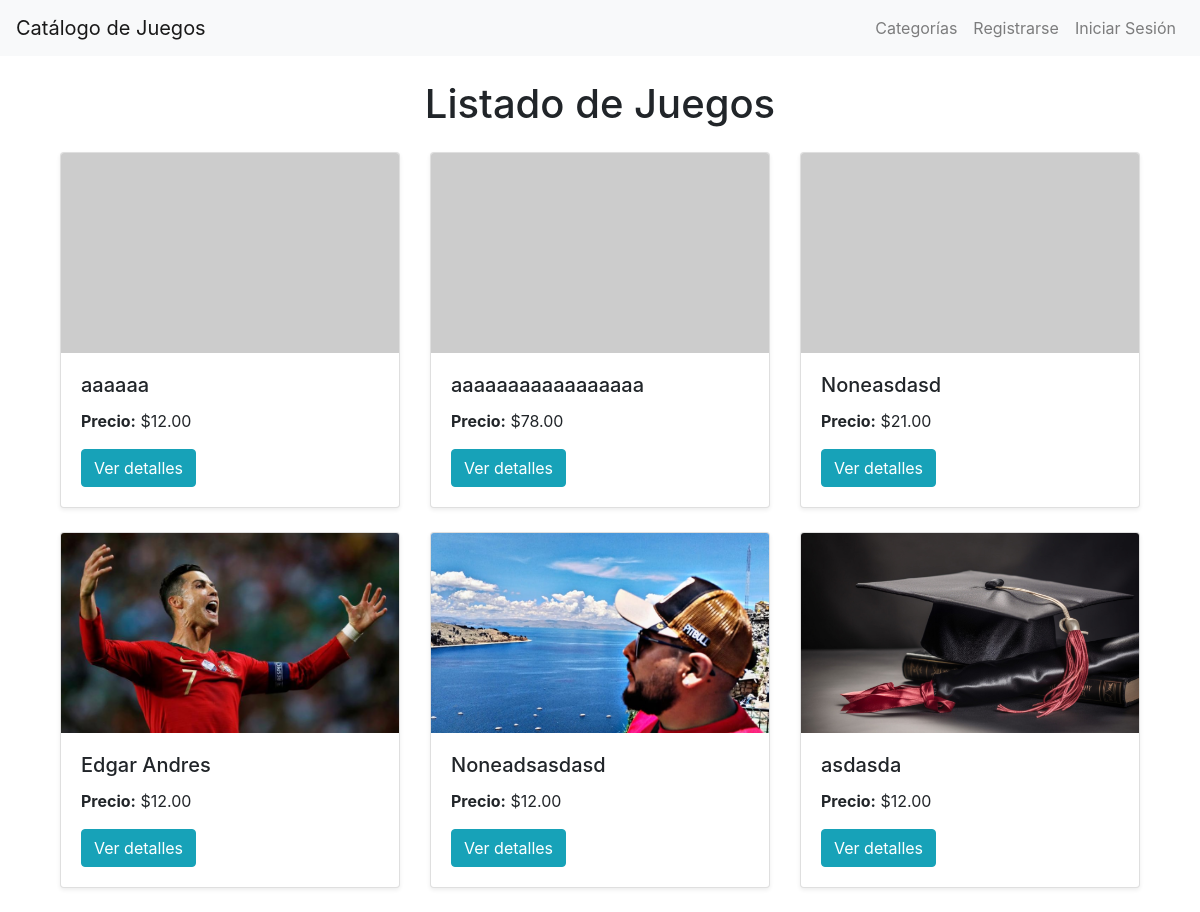
Page /juegos/ on the committed database.
### catalogo/models/juego.py (models this page shows, shortened)
class Juego(models.Model):
    nombre = models.CharField(max_length=100)
    descripcion = models.TextField()
    precio = models.DecimalField(max_digits=10, decimal_places=2)
    categoria = models.ForeignKey(
        Categoria,
        on_delete=models.CASCADE,
        related_name='juegos'
    )
    imagen = models.ImageField(upload_to='static/juegos/', null=True, blank=True)

### catalogo/views/juego.py (the view)
# urls.py: path('juegos/', juego.listar_juegos, name='listar_juegos'),
def listar_juegos(request):
    juegos = Juego.objects.all()
    return render(request, 'catalogo/juegos.html', {'juegos': juegos})

### templates/catalogo/juegos.html (shortened to what this page needs)
{% extends 'base.html' %}
{% block content %}
<div class="container mt-4">
    <h1 class="mb-4 text-center">Listado de Juegos</h1>
    <div class="row">
        {% for juego in juegos %}
        <div class="col-md-4 mb-4">
            <div class="card shadow-sm">
                {% if juego.imagen %}
                <img src="{{ juego.imagen.url }}" class="card-img-top" alt="{{ juego.nombre }}" style="height: 200px; object-fit: cover;">
                {% else %}
                <img src="https://via.placeholder.com/300x200?text=Sin+Imagen" class="card-img-top" alt="Sin imagen" style="height: 200px; object-fit: cover;">
                {% endif %}
                <div class="card-body">
                    <h5 class="card-title">{{ juego.nombre }}</h5>
                    <p class="card-text"><strong>Precio:</strong> ${{ juego.precio }}</p>
                    <div class="d-flex justify-content-between">
                        <a href="{% url 'catalogo:detalle_juego' juego.id %}" class="btn btn-info">
                             Ver detalles
                        </a>
                    </div>
                </div>
            </div>
        </div>
        {% empty %}
        <div class="col-12">
            <div class="alert alert-warning text-center">
                No hay juegos disponibles.
            </div>
        </div>
        {% endfor %}
    </div>
</div>
{% endblock %}

### templates/base.html (shortened to what this page needs)
<!DOCTYPE html>
<html lang="en">
<head>
    <link href="https://stackpath.bootstrapcdn.com/bootstrap/4.5.2/css/bootstrap.min.css" rel="stylesheet">
</head>
<body>
    <nav class="navbar navbar-expand-lg navbar-light bg-light">
        <a class="navbar-brand" href="{% url 'catalogo:listar_juegos' %}">Catálogo de Juegos</a>
        <div class="collapse navbar-collapse" id="navbarNav">
            <ul class="navbar-nav ml-auto">
                <li class="nav-item">
                    <a class="nav-link" href="{% url 'catalogo:listar_categorias' %}">Categorías</a>
                </li>
                {% if user.is_authenticated %}
                    <li class="nav-item">
                        <a class="nav-link" href="#">Bienvenido, {{ user.username }}</a>
                    </li>
                    <li class="nav-item">
                        <a class="nav-link" href="{% url 'catalogo:logout' %}">Cerrar Sesión</a>
                    </li>
                {% else %}
                    <li class="nav-item">
                        <a class="nav-link" href="{% url 'catalogo:crear_usuario' %}">Registrarse</a>
                    </li>
                    <li class="nav-item">
                        <a class="nav-link" href="{% url 'catalogo:login' %}">Iniciar Sesión</a>
                    </li>
                {% endif %}
            </ul>
        </div>
    </nav>
    <div class="container mt-4">
        {% block content %}{% endblock %}
    </div>
</body>
</html>

### rows in the picture
Juego: nombre "aaaaaa", precio "12.00"
Juego: nombre "aaaaaaaaaaaaaaaaa", precio "78.00"
Juego: nombre "Noneasdasd", precio "21.00"
Juego: imagen (picture), nombre "Edgar Andres", precio "12.00"
Juego: imagen (picture), nombre "Noneadsasdasd", precio "12.00"
Juego: imagen (picture), nombre "asdasda", precio "12.00"
